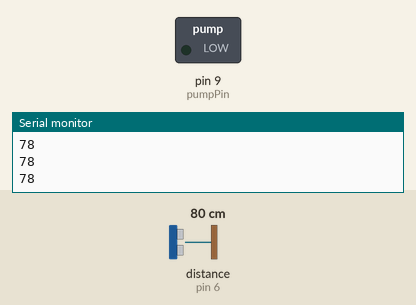
Simulated run of this sketch. Board: Arduino Uno, built with avr-gcc and run on an emulated ATmega328P. On the bench: switched loads named in the sketch (green lamp = pin HIGH), the last lines printed to the serial monitor. Wiring (inferred from the names in the program): ultrasonic range finder: trigger pin 7; echo pin 6. The inputs (shaded band) are chosen by the test bench; at power-on: distance to the obstacle (sensor on pin 6) 80 cm. The echo pulse lasts 58.3 µs per cm; pins used as bus, display or sensor lines are not drawn.

Above: at 1.2 s.
1.3 s: distance to the obstacle (sensor on pin 6) set to 43 cm
2.8 s: distance to the obstacle (sensor on pin 6) set to 36 cm
At 3.7 s:
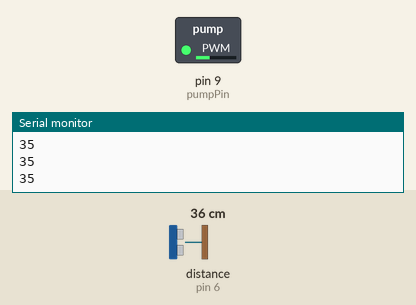
4.3 s: distance to the obstacle (sensor on pin 6) set to 29 cm
5.8 s: distance to the obstacle (sensor on pin 6) set to 24 cm
At 6.4 s:
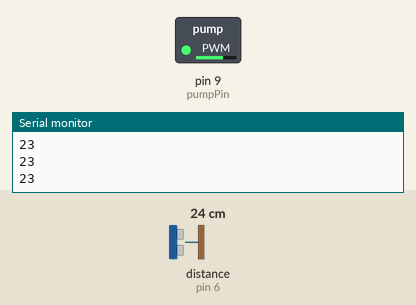
7.3 s: distance to the obstacle (sensor on pin 6) set to 15 cm
8.8 s: distance to the obstacle (sensor on pin 6) set to 12 cm
At 9.3 s:
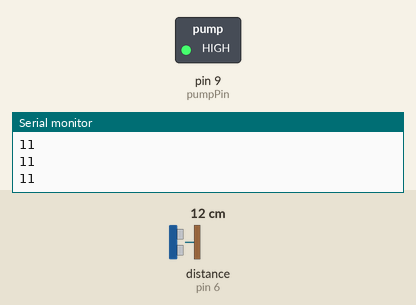
Timing chart, 0 to 11.3 s (numbered marks = the images above; inputs shaded):
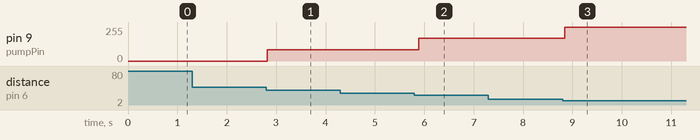

Measured:
- the behaviour switches between 39 and 38 cm on distance to the obstacle (sensor on pin 6) (found by bisection; images 0 and 1)
- the behaviour switches between 26 and 25 cm on distance to the obstacle (sensor on pin 6) (found by bisection; images 1 and 2)
- the behaviour switches between 14 and 13 cm on distance to the obstacle (sensor on pin 6) (found by bisection; images 2 and 3)
- after the input at 2.8 s, pin 9 (pumpPin): 0/255 → 85/255 at once
- after the input at 5.8 s, pin 9 (pumpPin): 85/255 → 170/255 after 0.09 s
- after the input at 8.8 s, pin 9 (pumpPin): 170/255 → 255/255 at once

The sketch:

sketch_may2a.ino
```cpp
// 定义超声波传感器的引脚
const int trigPin = 7;
const int echoPin = 6;

const int pumpPin = 9;

long duration;
int distance;

void setup() {
  // 初始化串口通信
  Serial.begin(9600);

  // 设置超声波传感器的引脚模式
  pinMode(trigPin, OUTPUT);
  pinMode(echoPin, INPUT);

  // 设置气泵引脚为输出模式
  pinMode(pumpPin, OUTPUT);
}

void loop() {
  digitalWrite(trigPin, LOW);
  delayMicroseconds(2);//us
  digitalWrite(trigPin, HIGH);
  delayMicroseconds(10);
  digitalWrite(trigPin, LOW);
  duration = pulseIn(echoPin, HIGH);


  distance = duration * 0.034 / 2;

  Serial.println(distance);

  if (distance >= 0 && distance < 12.5) {
    digitalWrite(pumpPin, HIGH);
  } else if (distance < 25) {

    analogWrite(pumpPin, 170);

  } else if (distance < 37.5) {

    analogWrite(pumpPin, 85);

  } else if (distance <= 50) {

    digitalWrite(pumpPin, LOW);

  } else {

    digitalWrite(pumpPin, LOW);

  }
  delay(100);
}
```
